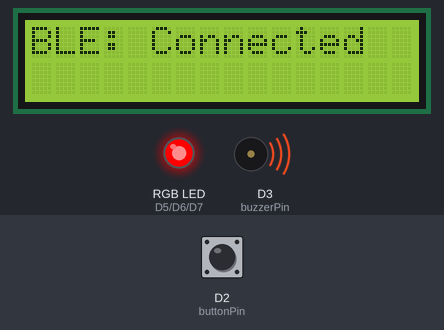
Recording of a sketch running on a simulated Arduino Nano 33 IoT. Parts: 16×2 character LCD, an RGB LED mixed from three pins (HIGH = lit), buzzer (waves = sounding, pin HIGH). The test bench sets the inputs (shaded band); at power-on: D2 (buttonPin) HIGH. Nothing arrives over Bluetooth unless stated; a phone connects over Bluetooth LE 3 s after start; what the sketch prints to the serial monitor is not drawn.

Above: at 3.7 s.
3.8 s: D2 (buttonPin) pulled LOW for 0.15 s
At 5.0 s:
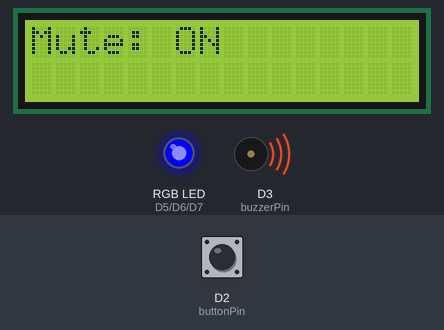
5.4 s: D2 (buttonPin) pulled LOW for 1 s
At 6.7 s:
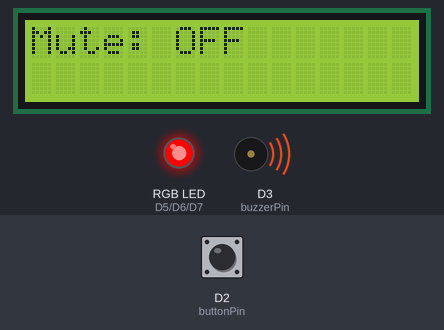
7.9 s: D2 (buttonPin) pulled LOW for 0.15 s
At 9.0 s:
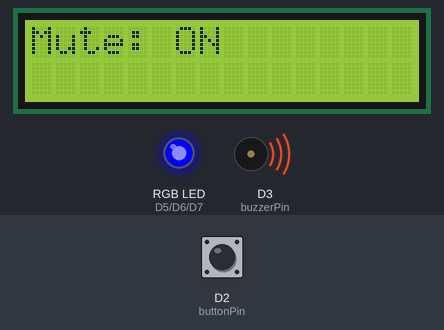
9.5 s: D2 (buttonPin) pulled LOW for 3.2 s
At 10.7 s:
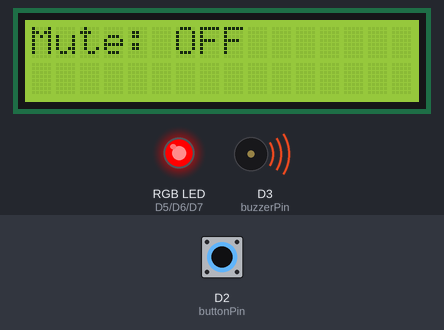
Timing chart, 0 to 12.5 s (numbered marks = the images above; inputs shaded):
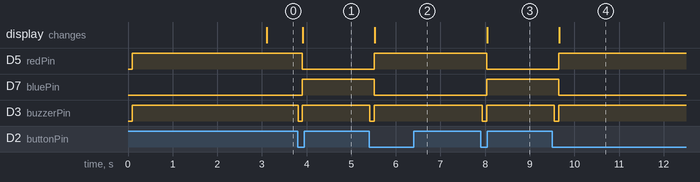

Measured:
- after the input at 3.8 s, D5 (redPin): HIGH → LOW after 0.11 s; D7 (bluePin): LOW → HIGH after 0.11 s; D3 (buzzerPin): HIGH → LOW at once, → HIGH 0.10 s later; the display: changes after 0.12 s (image 1)
- after the input at 5.4 s, D5 (redPin): LOW → HIGH after 0.12 s; D7 (bluePin): HIGH → LOW after 0.12 s; D3 (buzzerPin): HIGH → LOW at once, → HIGH 0.10 s later; the display: changes after 0.13 s (image 2)
- after the input at 7.9 s, D5 (redPin): HIGH → LOW after 0.13 s; D7 (bluePin): LOW → HIGH after 0.13 s; D3 (buzzerPin): HIGH → LOW at once, → HIGH 0.10 s later; the display: changes after 0.14 s (image 3)
- after the input at 9.5 s, D5 (redPin): LOW → HIGH after 0.15 s; D7 (bluePin): HIGH → LOW after 0.15 s; D3 (buzzerPin): HIGH → LOW after 0.05 s, → HIGH 0.10 s later; the display: changes after 0.16 s (image 4)

The sketch:

LCD.ino
```cpp
#include "ArduinoBLE.h"
#include <Wire.h>
#include <LiquidCrystal_I2C.h>

// --- Pin setup ---
const int buzzerPin = 3;
const int buttonPin = 2;

// RGB LED (Common Cathode)
const int redPin = 5;
const int greenPin = 6;
const int bluePin = 7;

bool mute = false;

// --- LCD setup ---
LiquidCrystal_I2C lcd(0x27, 16, 2); // เปลี่ยน 0x27 เป็น 0x3F ถ้าไม่ขึ้น

// --- BLE setup ---
BLEService alertService("180F");
BLECharacteristic statusChar("2A19", BLERead | BLENotify | BLEWrite, 20);

void setup() {
  Serial.begin(9600);

  // --- Pin setup ---
  pinMode(buzzerPin, OUTPUT);
  pinMode(buttonPin, INPUT_PULLUP);
  pinMode(redPin, OUTPUT);
  pinMode(greenPin, OUTPUT);
  pinMode(bluePin, OUTPUT);

  // --- LCD setup ---
  lcd.init();
  lcd.backlight();
  lcd.setCursor(0, 0);
  lcd.print("Anti-Lost Alarm");
  lcd.setCursor(0, 1);
  lcd.print("Status: Ready");

  digitalWrite(buzzerPin, HIGH);
  setLEDDisconnected();

  // --- BLE setup check---
  if (!BLE.begin()) {
    Serial.println("Starting BLE failed!");
    lcd.clear();
    lcd.print("BLE Failed!");
    while (1);
  }

  BLE.setLocalName("ALAN");
  BLE.setAdvertisedService(alertService);
  alertService.addCharacteristic(statusChar);
  BLE.addService(alertService);

  statusChar.writeValue("Ready");
  BLE.advertise();

  Serial.println("✅ BLE device ready");
  setLEDConnected();
}

void loop() {
  BLEDevice connectDevice = BLE.central();

  readMuteButton();

  if (connectDevice) {
    Serial.print("Connected to: ");
    Serial.println(connectDevice.address());
    digitalWrite(buzzerPin, HIGH);
    if (!mute) setLEDConnected();
    sendStatus("Connected");

    lcd.clear();
    lcd.print("BLE: Connected");

    while (connectDevice.connected()) {
      readMuteButton();
      delay(50);
    }

    Serial.print("Disconnected from: ");
    Serial.println(connectDevice.address());
    sendStatus("Disconnected");

    lcd.clear();
    lcd.print("BLE: Lost");

    if (!mute) {
      lcd.setCursor(0, 1);
      lcd.print("Alarm Triggered!");

      for (int i = 0; i < 10; i++) {
        digitalWrite(buzzerPin, LOW);
        setLEDDisconnected();
        delay(300);
        digitalWrite(buzzerPin, HIGH);
        turnOffLED();
        delay(300);
      }
    } else {
      lcd.setCursor(0, 1);
      lcd.print("Mute ON, Safe");
      setLEDMuteON();
    }
  }
}

// --- อ่านปุ่ม mute ---
void readMuteButton() {
  static bool lastButton = HIGH;
  bool buttonState = digitalRead(buttonPin);

  if (buttonState == LOW && lastButton == HIGH) {
    mute = !mute;
    Serial.print(" Mute toggled: ");
    Serial.println(mute ? "ON" : "OFF");

    digitalWrite(buzzerPin, LOW);
    delay(100);
    digitalWrite(buzzerPin, HIGH);

    if (mute) {
      setLEDMuteON();
      sendStatus("Mute ON");
      lcd.clear();
      lcd.print("Mute: ON");
    } else {
      setLEDConnected();
      sendStatus("Mute OFF");
      lcd.clear();
      lcd.print("Mute: OFF");
    }

    delay(250);
  }

  lastButton = buttonState;
}

// --- ส่งข้อความ BLE ---
void sendStatus(const char* message) {
  statusChar.writeValue(message);
}

// --- LED Functions ---
void setLEDConnected() {
  digitalWrite(redPin, HIGH);
  digitalWrite(greenPin, LOW);
  digitalWrite(bluePin, LOW);
}

void setLEDDisconnected() {
  digitalWrite(redPin, LOW);
  digitalWrite(greenPin, HIGH);
  digitalWrite(bluePin, HIGH);
}

void setLEDMuteON() {
  digitalWrite(redPin, LOW);
  digitalWrite(greenPin, LOW);
  digitalWrite(bluePin, HIGH);
}

void turnOffLED() {
  digitalWrite(redPin, LOW);
  digitalWrite(greenPin, LOW);
  digitalWrite(bluePin, LOW);
}
```
